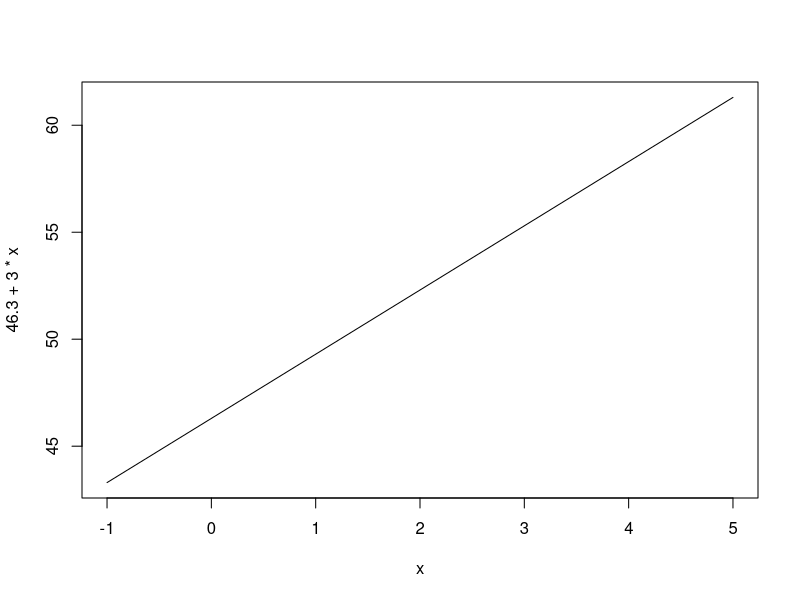
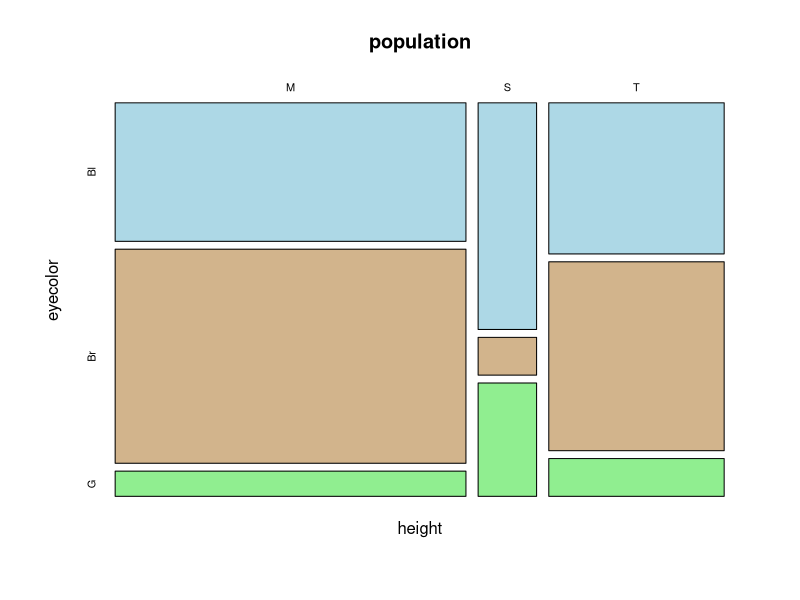
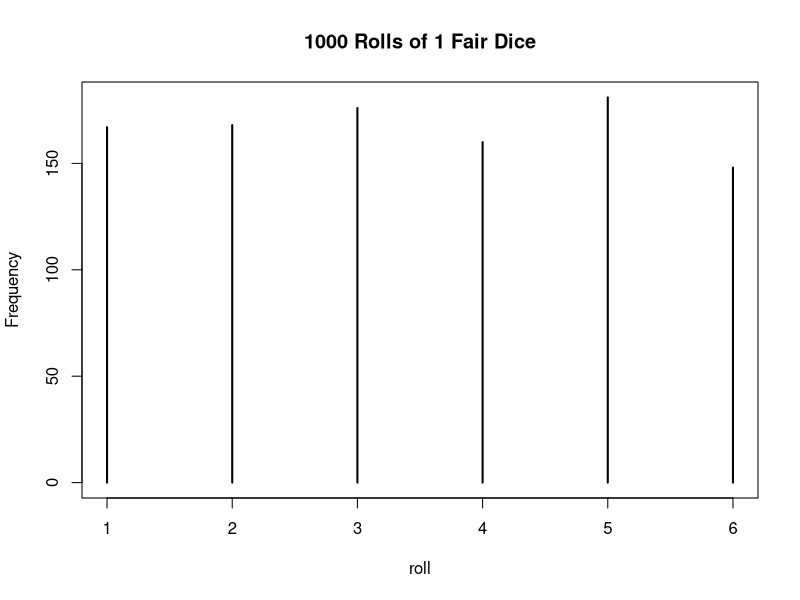
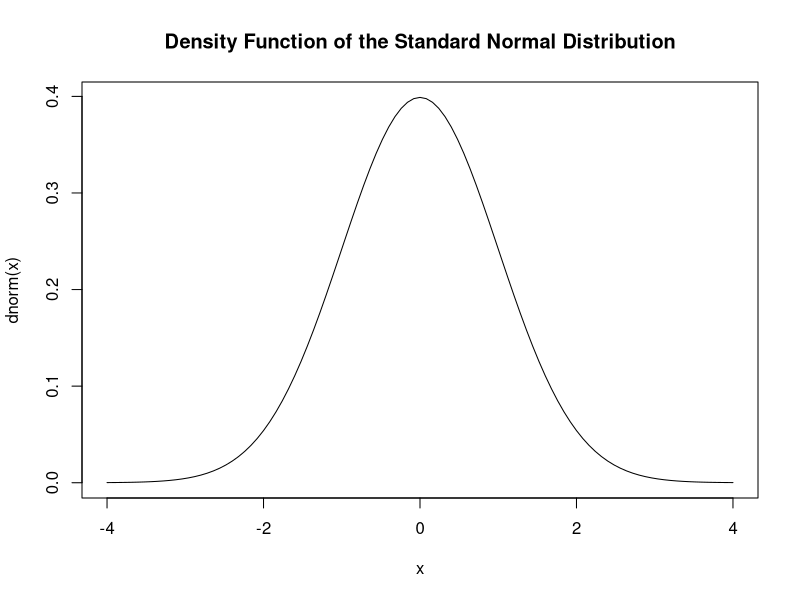
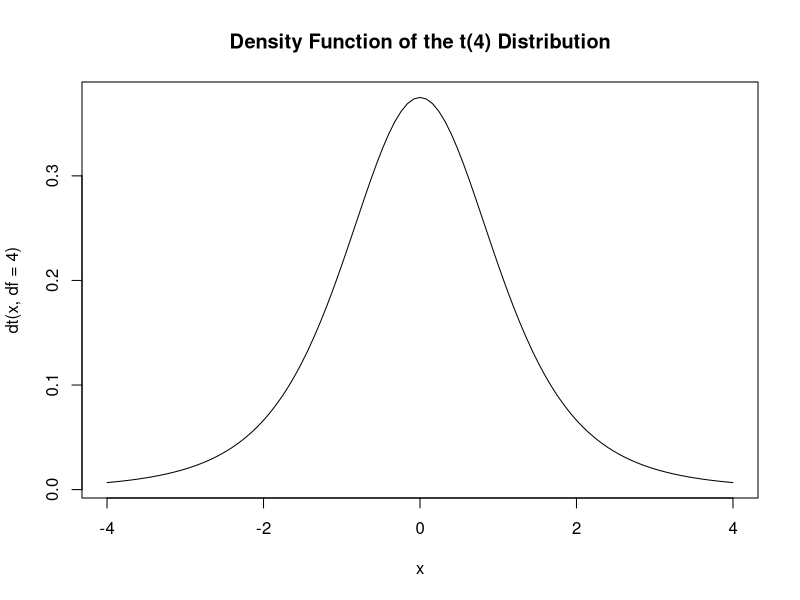
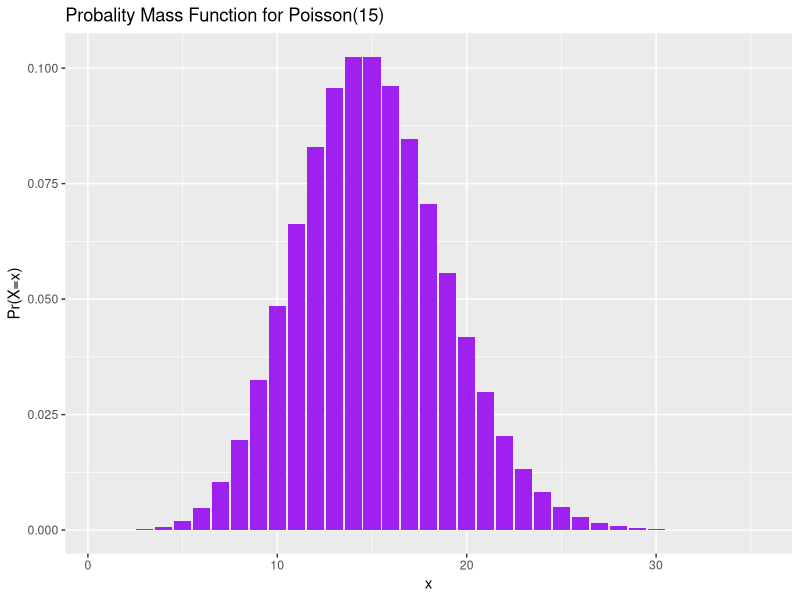

Here is the R script that generated these plots, in order:
## ---- chunk 1
knitr::opts_chunk$set(echo = TRUE)
## ---- chunk 2
# Load all packages here:
library(tidyverse)
library(dplyr)
library(ggplot2)
# Set seed value of random number generator to get "replicable" random numbers.
# The choice of seed value of 76 was an arbitrary one on my part.
set.seed(76)
## ---- chunk 3
stratum=1:3
country=c('United States','Mexico','Canada')
population=c(310,112,34)
averageAge=c(36.8,26.7,40.7)
#put vectors in a tibble to display
tibble(stratum,country,population,averageAge)
## ---- chunk 4
#the wrong way
averageNA=(population/sum(population))*averageAge
averageNA
averageNA=(population/sum(population))%*%averageAge
round(averageNA,1)

## ---- chunk 5
x1=c(-1,0,1)
x0=rep(1,3)
X = matrix(c(x0,x1),3,2)
X
betahat=c(46.3,3.0)
yhat=X%*%betahat
yhat
## ---- chunk 6
curve(46.3+3.0*x, from=-1, to=5)
## ---- chunk 7
poptable=tribble(
  ~height, ~eyecolor,  ~p,
 "T", "Bl",  .12,
"T", "Br", .15,
"T", "G", .03,
"M", "Bl", .22,
"M", "Br", .34,
"M", "G",  .04,
"S", "Bl",  .06,
"S", "Br",  .01,
"S", "G",  .03)
poptable <- poptable %>%
  mutate(p1000=p*1000)

population = poptable %>%
  uncount(p1000) #uncount takes a frequency variable and 
#replicates the data that many times and keeps all the #other variables in the data
mosaicplot(height~eyecolor, data=population,
           color=c('lightblue','tan','lightgreen'))
## ---- chunk 8
dice = 1:6
sample(x = dice, size = 1, replace = TRUE)
sims=sample(x = dice, size = 1000, replace = TRUE)
table(sims)/length(sims)
plot(table(sims), xlab = 'roll', ylab = 'Frequency', main = '1000 Rolls of 1 Fair Dice')
## ---- chunk 9
curve(dnorm(x), from=-4, to=4, main="Density Function of the Standard Normal Distribution")
## ---- chunk 10
curve(dt(x,df=4), from=-4, to=4, main="Density Function of the t(4) Distribution")
## ---- chunk 11
poissonpmf <-
  tibble (x=1:35, prob=dpois(x,15))

ggplot(data=poissonpmf, mapping=
         aes(x=x,y=prob))+
  geom_col(fill='purple') + 
  ggtitle("Probality Mass Function for Poisson(15)") +   xlab("x") + ylab("Pr(X=x)")
